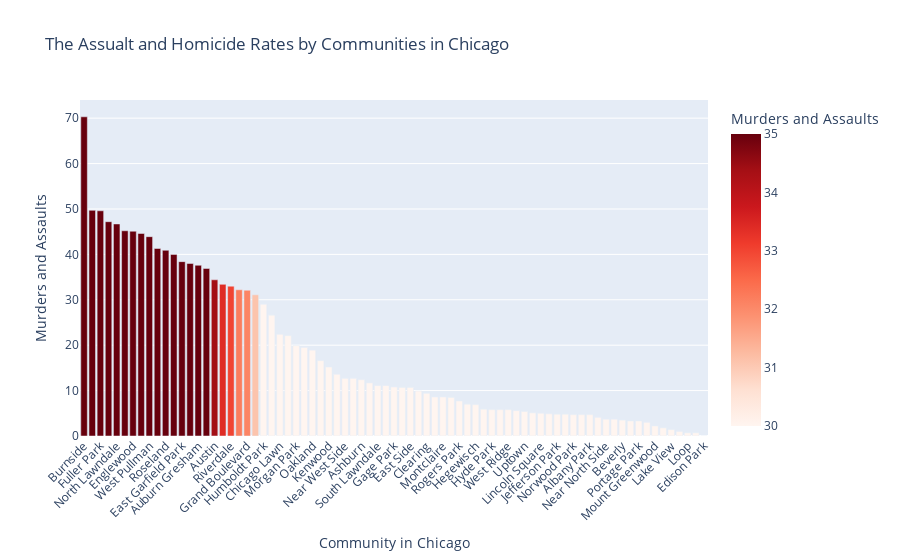

Notebook code for this chart:
### Code cell
assault_plot = px.bar(poverty_crime, y = "assault_homicide", x = "community_area_name", color = "assault_homicide", 
            title="The Assualt and Homicide Rates by Communities in Chicago", color_continuous_scale=px.colors.sequential.Reds,
            labels= {"assault_homicide": "Murders and Assaults", "community_area_name": "Community in Chicago"}, range_color=[30,35])
#assault_plot.update_traces(marker=dict(colorscale=px.colors.sequential.Reds))
assault_plot.update_layout(barmode='group', xaxis_tickangle=-45,  xaxis={'categoryorder':'total descending'})
assault_plot.update_traces(textfont_size=12, textangle=0, textposition="outside", cliponaxis=False)
assault_plot.show()

### Figure 1 — Plotly figure (JSON) as saved in the notebook; plotly's stock layout.template omitted (floating-point values rounded to 4 significant figures)
{"data": [{"alignmentgroup": "True", "cliponaxis": false, "hovertemplate": "Community in Chicago=%{x}<br>Murders and Assaults=%{marker.color}<extra></extra>", "legendgroup": "", "marker": {"color": [45.1, 8.5, 49.6, 34.4, 33, 40, 13.6, 0.7, 3.7, 5.8, 3.3, 1.4, 3.7, 1.8, 15.2, 4.7, 5.6, 3.3, 5.8, 4.8, 1, 4.9, 0.7, 4.7, 0, 5, 7, 3, 3.5, 4.1, 5.8, 5.1, 4.8, 10.7, 11.7, 12.7, 12.7, 11.1, 10.8, 2.2, 16.6, 5.9, 11.1, 9.4, 4.7, 22.4, 45.2, 10.7, 19.9, 8.6, 7.7, 32.2, 38, 5.4, 6.9, 12.4, 9.9, 41.3, 19.5, 31.1, 32.1, 43.9, 37.6, 26.6, 22.1, 70.3, 36.9, 44.6, 47.2, 18.9, 8.6, 49.7, 29, 33.4, 40.9, 38.4, 46.7], "coloraxis": "coloraxis", "pattern": {"shape": ""}}, "name": "", "offsetgroup": "", "orientation": "v", "showlegend": false, "textangle": 0, "textfont": {"size": 12}, "textposition": "outside", "type": "bar", "x": ["Englewood", "West Town", "Fuller Park", "Austin", "Riverdale", "West Garfield Park", "Douglas", "Loop", "Near North Side", "Hyde Park", "Forest Glen", "Lake View", "Dunning", "Armour Square", "Kenwood", "Norwood Park", "O'Hare", "Portage Park", "Edgewater", "Jefferson Park", "North Center", "Bridgeport", "Lincoln Park", "Avondale", "Edison Park", "Lincoln Square", "Belmont Cragin", "North Park", "Beverly", "Irving Park", "West Ridge", "McKinley Park", "Near South Side", "West Lawn", "Lower West Side", "Near West Side", "Hermosa", "South Lawndale", "Gage Park", "Mount Greenwood", "Archer Heights", "West Elsdon", "Brighton Park", "Clearing", "Albany Park", "Chicago Lawn", "Chatham", "East Side", "Morgan Park", "Logan Square", "Rogers Park", "Pullman", "Washington Heights", "Uptown", "Hegewisch", "Ashburn", "Garfield Ridge", "South Deering", "Calumet Heights", "Woodlawn", "Grand Boulevard", "West Pullman", "Auburn Gresham", "New City", "Avalon Park", "Burnside", "South Chicago", "Washington Park", "West Englewood", "Oakland", "Montclaire", "Greater Grand Crossing", "Humboldt Park", "South Shore", "Roseland", "East Garfield Park", "North Lawndale"], "xaxis": "x", "y": [45.1, 8.5, 49.6, 34.4, 33, 40, 13.6, 0.7, 3.7, 5.8, 3.3, 1.4, 3.7, 1.8, 15.2, 4.7, 5.6, 3.3, 5.8, 4.8, 1, 4.9, 0.7, 4.7, 0, 5, 7, 3, 3.5, 4.1, 5.8, 5.1, 4.8, 10.7, 11.7, 12.7, 12.7, 11.1, 10.8, 2.2, 16.6, 5.9, 11.1, 9.4, 4.7, 22.4, 45.2, 10.7, 19.9, 8.6, 7.7, 32.2, 38, 5.4, 6.9, 12.4, 9.9, 41.3, 19.5, 31.1, 32.1, 43.9, 37.6, 26.6, 22.1, 70.3, 36.9, 44.6, 47.2, 18.9, 8.6, 49.7, 29, 33.4, 40.9, 38.4, 46.7], "yaxis": "y"}], "layout": {"barmode": "group", "coloraxis": {"cmax": 35, "cmin": 30, "colorbar": {"title": {"text": "Murders and Assaults"}}, "colorscale": [[0, "rgb(255,245,240)"], [0.125, "rgb(254,224,210)"], [0.25, "rgb(252,187,161)"], [0.375, "rgb(252,146,114)"], [0.5, "rgb(251,106,74)"], [0.625, "rgb(239,59,44)"], [0.75, "rgb(203,24,29)"], [0.875, "rgb(165,15,21)"], [1, "rgb(103,0,13)"]]}, "legend": {"tracegroupgap": 0}, "title": {"text": "The Assualt and Homicide Rates by Communities in Chicago"}, "xaxis": {"anchor": "y", "categoryorder": "total descending", "domain": [0, 1], "tickangle": -45, "title": {"text": "Community in Chicago"}}, "yaxis": {"anchor": "x", "domain": [0, 1], "title": {"text": "Murders and Assaults"}}}}
